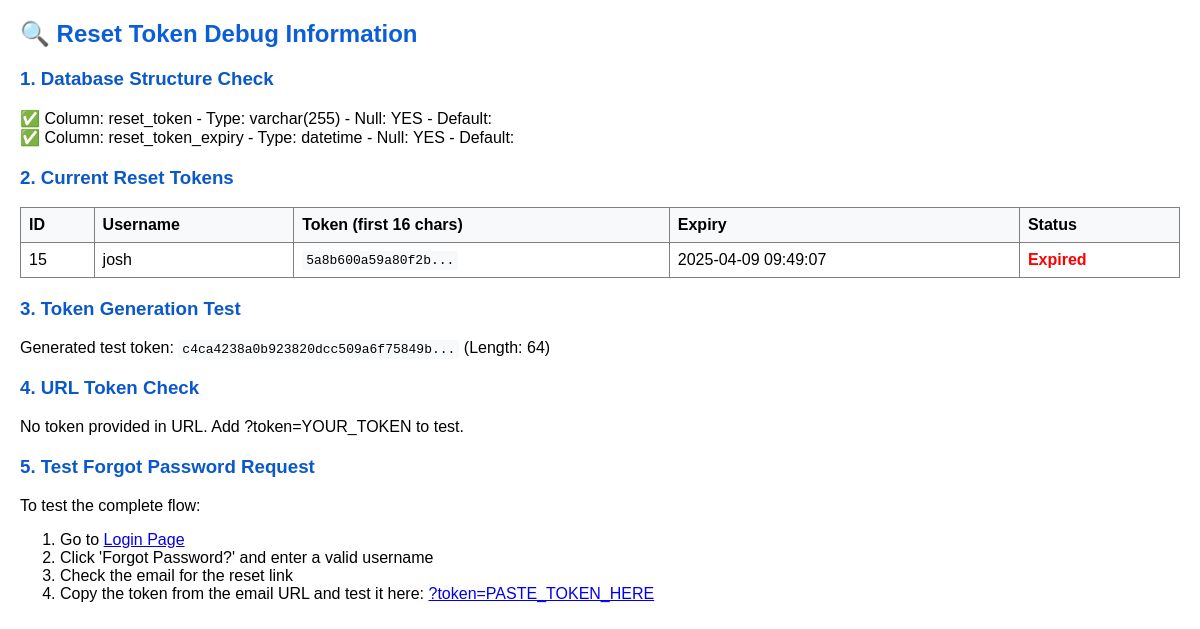
Page /debug_reset_token.php on the earlier database version.
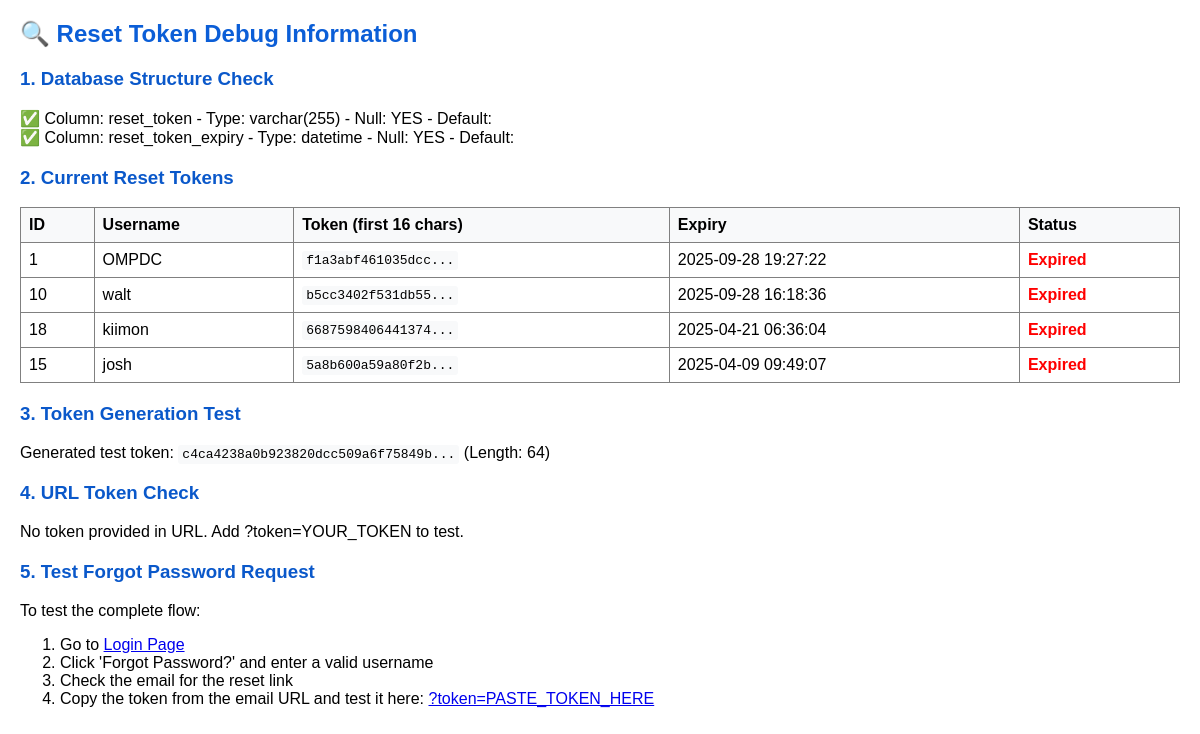
Same page on the later database version.
### tables this page shows
CREATE TABLE `users` (
  `id` int(11) NOT NULL,
  `username` varchar(50) NOT NULL,
  `fullname` varchar(100) NOT NULL,
  `email` varchar(100) NOT NULL,
  `password` varchar(255) NOT NULL,
  `role` enum('super_admin','admin','user','office_user','office_admin') NOT NULL DEFAULT 'user',
  `status` enum('active','inactive','deleted') NOT NULL DEFAULT 'active',
  `created_at` timestamp NOT NULL DEFAULT current_timestamp(),
  `reset_token` varchar(255) DEFAULT NULL,
  `reset_token_expiry` datetime DEFAULT NULL,
  `office_id` int(11) DEFAULT NULL,
  `profile_picture` varchar(255) DEFAULT 'default_profile.png',
  `session_timeout` int(11) DEFAULT 1800
);

### debug_reset_token.php (the view, shortened to what this page needs)
<?php
require_once 'connect.php';
echo "<h2>🔍 Reset Token Debug Information</h2>";
echo "<h3>1. Database Structure Check</h3>";
$result = $conn->query("DESCRIBE users");
$columns = [];
while ($row = $result->fetch_assoc()) {
    $columns[] = $row['Field'];
    if (strpos($row['Field'], 'reset') !== false) {
        echo "✅ Column: {$row['Field']} - Type: {$row['Type']} - Null: {$row['Null']} - Default: {$row['Default']}<br>";
    }
}
echo "<h3>2. Current Reset Tokens</h3>";
if (in_array('reset_token', $columns) && in_array('reset_token_expiry', $columns)) {
    $tokens_query = "SELECT id, username, reset_token, reset_token_expiry,
                     CASE WHEN reset_token_expiry > NOW() THEN 'Valid' ELSE 'Expired' END as token_status
                     FROM users
                     WHERE reset_token IS NOT NULL
                     ORDER BY reset_token_expiry DESC
                     LIMIT 10";
    $tokens_result = $conn->query($tokens_query);
    if ($tokens_result->num_rows > 0) {
        echo "<table border='1' style='border-collapse: collapse; width: 100%;'>";
        echo "<tr><th>ID</th><th>Username</th><th>Token (first 16 chars)</th><th>Expiry</th><th>Status</th></tr>";
        while ($token = $tokens_result->fetch_assoc()) {
            $token_preview = substr($token['reset_token'], 0, 16) . '...';
            $status_color = $token['token_status'] === 'Valid' ? 'green' : 'red';
            echo "<tr>";
            echo "<td>{$token['id']}</td>";
            echo "<td>{$token['username']}</td>";
            echo "<td><code>{$token_preview}</code></td>";
            echo "<td>{$token['reset_token_expiry']}</td>";
            echo "<td style='color: {$status_color};'><strong>{$token['token_status']}</strong></td>";
            echo "</tr>";
        }
        echo "</table>";
    } else {
        echo "No reset tokens found in database.<br>";
    }
} else {
    echo "Cannot check tokens - columns missing.<br>";
}
echo "<h3>3. Token Generation Test</h3>";
$test_token = bin2hex(random_bytes(32));
echo "Generated test token: <code>" . substr($test_token, 0, 32) . "...</code> (Length: " . strlen($test_token) . ")<br>";
echo "<h3>4. URL Token Check</h3>";
$url_token = $_GET['token'] ?? '';
if (!empty($url_token)) {
    echo "Token from URL: <code>" . substr($url_token, 0, 32) . "...</code> (Length: " . strlen($url_token) . ")<br>";
    if (in_array('reset_token', $columns)) {
        $check_stmt = $conn->prepare("SELECT id, username, reset_token_expiry,
                                      CASE WHEN reset_token_expiry > NOW() THEN 'Valid' ELSE 'Expired' END as status
                                      FROM users WHERE reset_token = ?");
        $check_stmt->bind_param("s", $url_token);
        $check_stmt->execute();
        $check_result = $check_stmt->get_result();
        if ($check_result->num_rows > 0) {
            $token_data = $check_result->fetch_assoc();
            echo "✅ Token found in database<br>";
            echo "User ID: {$token_data['id']}<br>";
            echo "Username: {$token_data['username']}<br>";
            echo "Expiry: {$token_data['reset_token_expiry']}<br>";
            echo "Status: <strong style='color: " . ($token_data['status'] === 'Valid' ? 'green' : 'red') . ";'>{$token_data['status']}</strong><br>";
        } else {
            echo "❌ Token not found in database<br>";
        }
        $check_stmt->close();
    }
} else {
    echo "No token provided in URL. Add ?token=YOUR_TOKEN to test.<br>";
}
echo "<h3>5. Test Forgot Password Request</h3>";
echo "<p>To test the complete flow:</p>";
echo "<ol>";
echo "<li>Go to <a href='index.php'>Login Page</a></li>";
echo "<li>Click 'Forgot Password?' and enter a valid username</li>";
echo "<li>Check the email for the reset link</li>";
echo "<li>Copy the token from the email URL and test it here: <a href='?token=PASTE_TOKEN_HERE'>?token=PASTE_TOKEN_HERE</a></li>";
echo "</ol>";
?>

### debug_reset_token.php (style rules this page uses)
h2 { color: #0b5ed7; }
h3 { color: #0a58ca; margin-top: 20px; }
table { margin: 10px 0; }
th, td { padding: 8px; text-align: left; }
th { background-color: #f8f9fa; }
code { background: #f8f9fa; padding: 2px 4px; border-radius: 3px; }

Differences in the rows shown:
now on this page (row edited): users: id "1", username "OMPDC", reset_token "f1a3abf461035dcc...", reset_token_expiry "2025-09-28 19:27:22", token_status "Expired"
now on this page (row edited): users: id "10", username "walt", reset_token "b5cc3402f531db55...", reset_token_expiry "2025-09-28 16:18:36", token_status "Expired"
added users: id "18", username "kiimon", reset_token "6687598406441374...", reset_token_expiry "2025-04-21 06:36:04", token_status "Expired"
